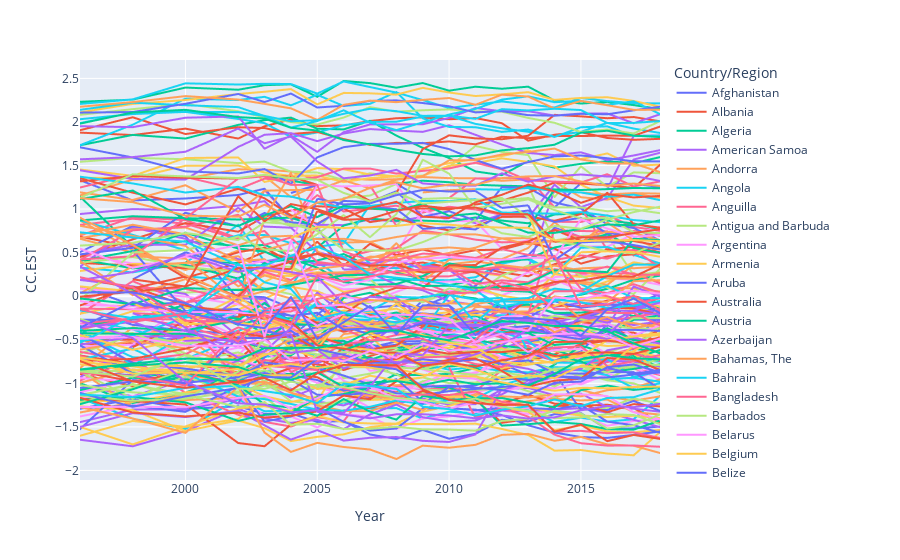

The cell this chart's notebook holds for it:
### Code cell
fig = px.line(governance, x="Year", y="CC.EST", color="Country/Region",
              hover_name="Country/Region")
fig.show()
